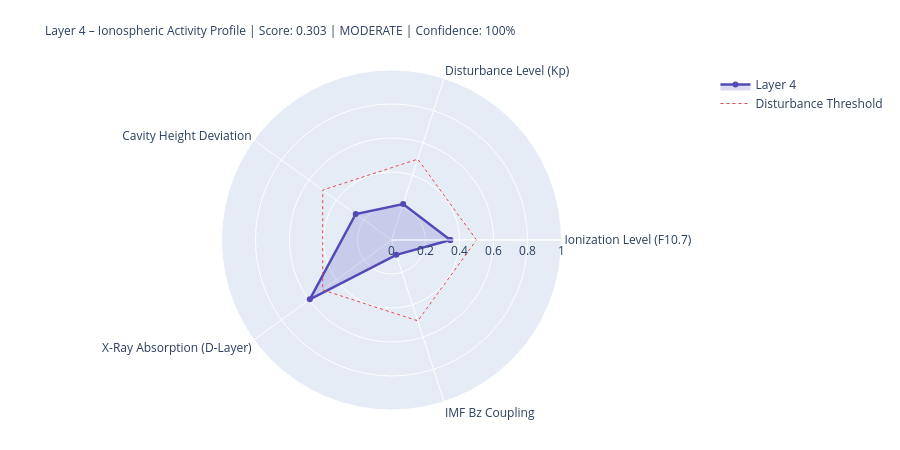

Notebook cell for this chart:
### Markdown cell above
---
## 4. State Assessment & Handoff to Layer 5

### Code cell
# ============================================================
# LAYER-4-SCORE
# ============================================================

COMPONENTS = {
    'Ionization Level (F10.7)':    {'score': ioniz,       'source': 'primary' if f107_now else 'from_layer0', 'dynamic': True},
    'Disturbance Level (Kp)':          {'score': disturb,     'source': 'primary' if kp_now   else 'from_layer0', 'dynamic': True},
    'Cavity Height Deviation':    {'score': h_dev,       'source': 'derived',                                'dynamic': True},
    'X-Ray Absorption (D-Layer)':{'score': xray_ioniz,  'source': 'primary' if xray_now else 'missing',     'dynamic': True},
    'IMF Bz Coupling':             {'score': bz_coupling, 'source': 'primary' if bz_now   else 'from_layer0', 'dynamic': True},
}

available    = {k: v['score'] for k, v in COMPONENTS.items() if v['score'] is not None}
unavailable  = [k for k, v in COMPONENTS.items() if v['score'] is None]
layer4_score = round(sum(available.values()) / len(available), 4) if available else None
confidence   = round(len(available) / len(COMPONENTS), 2)
level = ('unknown' if layer4_score is None
         else 'quiet'   if layer4_score < 0.3
         else 'moderate' if layer4_score < 0.6
         else 'active')
dominant_l4 = max(available, key=available.get) if available else 'none'

# Resonance delta for Schumann SR-1
sr1_ref = schumann_freq(1, 80.0)
sr1_now = schumann_freq(1, h_eff)
sr1_delta_mhz = (sr1_now - sr1_ref) * 1000

# Propagation conditions
prop_cond = ('disturbed'   if kp_val > 4
             else 'unsettled' if kp_val > 2
             else 'normal')
if xray_class in ['X', 'M']:
    prop_cond = 'Radio-Blackout moeglich'

W = 68
print('=' * W)
print('LAYER 4 – IONOSPHERE – STATE ASSESSMENT')
print('=' * W)
for name, comp in COMPONENTS.items():
    s = comp['score']
    if s is not None:
        bar = '█' * int(s * 20) + '░' * (20 - int(s * 20))
        print(f'  {name:<36} {bar}  {s:.3f}  [{comp["source"]}]')
    else:
        print(f'  {name:<36} {"─" * 20}  n/a   [missing]')
print('-' * W)
print(f'  Score:          {layer4_score:.3f}  ({len(available)}/{len(COMPONENTS)} components)')
print(f'  Confidence:     {confidence:.0%}')
print(f'  Level:          {level.upper()}')
print(f'  Dominant:       {dominant_l4}')
print(f'  Cavity height:  {h_eff:.1f} km  (Ref: 80.0 km)')
print(f'  SR-1:           {sr1_now:.3f} Hz  (Δ {sr1_delta_mhz:+.1f} mHz vs. ref)')
print(f'  Propagation:    {prop_cond}')
print(f'  X-Ray:          {xray_class}-class  ({xray_now:.2e} W/m²)' if xray_now else '  X-Ray:          n/a')
print('=' * W)

# Radar
cats   = list(available.keys())
vals_r = list(available.values())
if len(cats) >= 3:
    fig = go.Figure()
    fig.add_trace(go.Scatterpolar(
        r=vals_r + [vals_r[0]], theta=cats + [cats[0]],
        fill='toself', fillcolor='rgba(83,74,183,0.20)',
        line=dict(color='#534AB7', width=2.5), name='Layer 4'
    ))
    fig.add_trace(go.Scatterpolar(
        r=[0.5] * (len(cats)+1), theta=cats + [cats[0]],
        line=dict(color='#E24B4A', dash='dot', width=1),
        mode='lines', name='Disturbance Threshold'
    ))
    fig.update_layout(
        title=dict(
            text=f'Layer 4 – Ionospheric Activity Profile | Score: {layer4_score:.3f} | {level.upper()} | Confidence: {confidence:.0%}',
            font=dict(size=12)
        ),
        polar=dict(radialaxis=dict(visible=True, range=[0, 1])),
        height=450, showlegend=True,
        margin=dict(l=80, r=80, t=70, b=40)
    )
    fig.show()

### Figure 1 — Plotly figure (JSON) as saved in the notebook; plotly's stock layout.template omitted (floating-point values rounded to 4 significant figures)
{"data": [{"fill": "toself", "fillcolor": "rgba(83,74,183,0.20)", "line": {"color": "#534AB7", "width": 2.5}, "name": "Layer 4", "r": [0.346, 0.222, 0.26, 0.594, 0.092, 0.346], "theta": ["Ionization Level (F10.7)", "Disturbance Level (Kp)", "Cavity Height Deviation", "X-Ray Absorption (D-Layer)", "IMF Bz Coupling", "Ionization Level (F10.7)"], "type": "scatterpolar"}, {"line": {"color": "#E24B4A", "dash": "dot", "width": 1}, "mode": "lines", "name": "Disturbance Threshold", "r": [0.5, 0.5, 0.5, 0.5, 0.5, 0.5], "theta": ["Ionization Level (F10.7)", "Disturbance Level (Kp)", "Cavity Height Deviation", "X-Ray Absorption (D-Layer)", "IMF Bz Coupling", "Ionization Level (F10.7)"], "type": "scatterpolar"}], "layout": {"height": 450, "margin": {"b": 40, "l": 80, "r": 80, "t": 70}, "polar": {"radialaxis": {"range": [0, 1], "visible": true}}, "showlegend": true, "title": {"font": {"size": 12}, "text": "Layer 4 – Ionospheric Activity Profile | Score: 0.303 | MODERATE | Confidence: 100%"}}}
